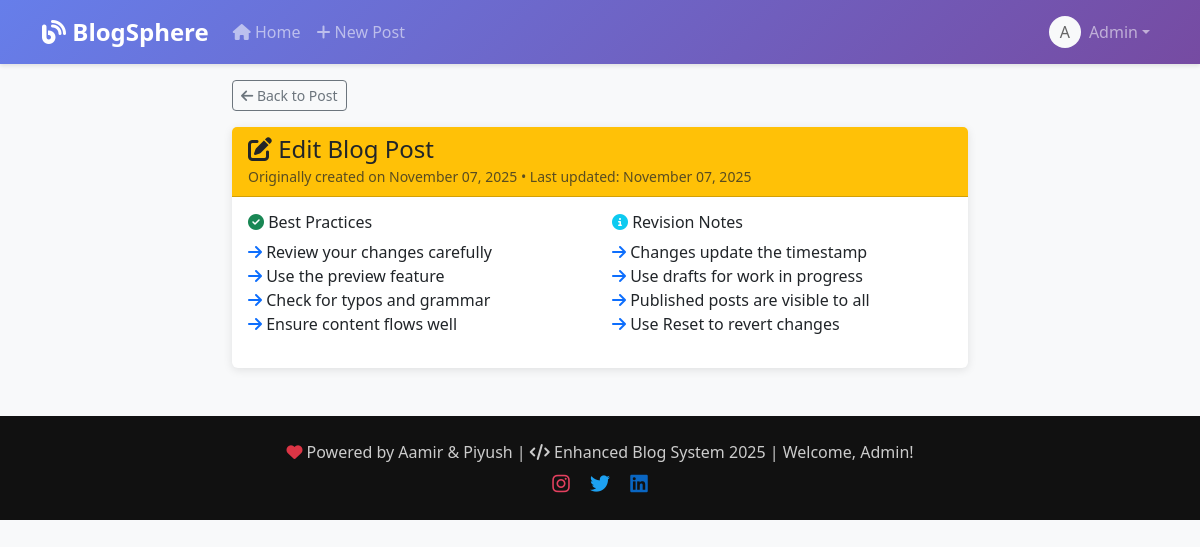
Page /edit/1 (signed in) on the committed database.
### app.py (models this page shows, shortened)
class User(UserMixin, db.Model):
    id = db.Column(db.Integer, primary_key=True)
    username = db.Column(db.String(80), unique=True, nullable=False)
    email = db.Column(db.String(120), unique=True, nullable=False)
    password_hash = db.Column(db.String(120), nullable=False)
    first_name = db.Column(db.String(50), nullable=False)
    last_name = db.Column(db.String(50), nullable=False)
    bio = db.Column(db.Text)
    created_at = db.Column(db.DateTime, default=datetime.utcnow)
    is_active = db.Column(db.Boolean, default=True)
    posts = db.relationship('Post', backref='author', lazy=True, cascade='all, delete-orphan')
    is_admin = db.Column(db.Boolean, nullable=False, default=False)
    def get_full_name(self):
        return f"{self.first_name} {self.last_name}"

class Post(db.Model):
    id = db.Column(db.Integer, primary_key=True)
    title = db.Column(db.String(200), nullable=False)
    content = db.Column(db.Text, nullable=False)
    created_at = db.Column(db.DateTime, default=datetime.utcnow)
    updated_at = db.Column(db.DateTime, default=datetime.utcnow, onupdate=datetime.utcnow)
    user_id = db.Column(db.Integer, db.ForeignKey('user.id'), nullable=False)
    is_published = db.Column(db.Boolean, default=True)

### app.py (the view, shortened to what this page needs)
@app.route('/edit/<int:post_id>', methods=['GET', 'POST'])
@login_required
def edit_post(post_id):
    post = Post.query.get_or_404(post_id)
    if post.user_id != current_user.id:
        flash('You can only edit your own posts!', 'error')
        return redirect(url_for('index'))
    return render_template('edit_post.html', post=post)

### app.py (called while the page is built)
@login_manager.user_loader
def load_user(user_id):
    return User.query.get(int(user_id))

### templates/edit_post.html (shortened to what this page needs)
{% extends "base.html" %}
{% block content %}
<div class="container">
    <div class="row justify-content-center">
        <div class="col-lg-8">
            <div class="mb-3">
                <a href="{{ url_for('view_post', post_id=post.id) }}" class="btn btn-outline-secondary btn-sm">
                    <i class="fas fa-arrow-left"></i> Back to Post
                </a>
            </div>
            <div class="card">
                <div class="card-header bg-warning text-dark">
                    <h4 class="mb-0">
                        <i class="fas fa-edit"></i> Edit Blog Post
                    </h4>
                    <small class="text-muted">
                        Originally created on {{ post.created_at.strftime('%B %d, %Y') }}
                        {% if post.updated_at != post.created_at %}
                        • Last updated: {{ post.updated_at.strftime('%B %d, %Y') }}
                        {% endif %}
                    </small>
                </div>
                <div class="card-body">
                    <div class="row">
                        <div class="col-md-6">
                            <h6><i class="fas fa-check-circle text-success"></i> Best Practices</h6>
                            <ul class="list-unstyled">
                                <li><i class="fas fa-arrow-right text-primary"></i> Review your changes carefully</li>
                                <li><i class="fas fa-arrow-right text-primary"></i> Use the preview feature</li>
                                <li><i class="fas fa-arrow-right text-primary"></i> Check for typos and grammar</li>
                                <li><i class="fas fa-arrow-right text-primary"></i> Ensure content flows well</li>
                            </ul>
                        </div>
                        <div class="col-md-6">
                            <h6><i class="fas fa-info-circle text-info"></i> Revision Notes</h6>
                            <ul class="list-unstyled">
                                <li><i class="fas fa-arrow-right text-primary"></i> Changes update the timestamp</li>
                                <li><i class="fas fa-arrow-right text-primary"></i> Use drafts for work in progress</li>
                                <li><i class="fas fa-arrow-right text-primary"></i> Published posts are visible to all
                                </li>
                                <li><i class="fas fa-arrow-right text-primary"></i> Use Reset to revert changes</li>
                            </ul>
                        </div>
                    </div>
                </div>
            </div>
        </div>
    </div>
</div>
{% endblock %}

### templates/base.html (shortened to what this page needs)
<!DOCTYPE html>
<html lang="en">
<head>
    <link href="https://cdnjs.cloudflare.com/ajax/libs/bootstrap/5.3.0/css/bootstrap.min.css" rel="stylesheet">
    <link href="https://cdnjs.cloudflare.com/ajax/libs/font-awesome/6.4.0/css/all.min.css" rel="stylesheet">
</head>
<body>
    <nav class="navbar navbar-expand-lg navbar-dark">
        <div class="container">
            <a class="navbar-brand" href="{{ url_for('index') }}">
                <i class="fas fa-blog"></i> BlogSphere
            </a>
            <div class="collapse navbar-collapse" id="navbarNav">
                <ul class="navbar-nav me-auto">
                    <li class="nav-item">
                        <a class="nav-link" href="{{ url_for('index') }}">
                            <i class="fas fa-home"></i> Home
                        </a>
                    </li>
                    {% if current_user.is_authenticated %}
                    <li class="nav-item">
                        <a class="nav-link" href="{{ url_for('create_post') }}">
                            <i class="fas fa-plus"></i> New Post
                        </a>
                    </li>
                    {% endif %}
                </ul>
                <ul class="navbar-nav">
                    {% if current_user.is_authenticated %}
                    <li class="nav-item dropdown">
                        <a class="nav-link dropdown-toggle d-flex align-items-center" href="#" id="navbarDropdown"
                            role="button" data-bs-toggle="dropdown">
                            <div class="bg-light rounded-circle d-flex align-items-center justify-content-center me-2"
                                style="width: 32px; height: 32px; color: #666;">
                                {{ current_user.first_name[0].upper() }}
                            </div>
                            {{ current_user.first_name }}
                        </a>
                    </li>
                    {% endif %}
                </ul>
            </div>
        </div>
    </nav>
    <main class="fade-in">
        {% block content %}{% endblock %}
    </main>
    <footer class="footer mt-5 py-4" style="background-color: #111; color: #ccc; text-align: center;">
    <div class="container text-center">
        <p class="mb-0">
            <i class="fas fa-heart text-danger"></i>
            Powered by Aamir & Piyush |
            <i class="fas fa-code"></i>
            Enhanced Blog System 2025
            {% if current_user.is_authenticated %}
            | Welcome, {{ current_user.first_name }}!
            {% endif %}
        </p>
    </div>
    <div class="mt-2">
        <a href="https://www.instagram.com/aamir_._10/" target="_blank" class="mx-2" style="color: #E4405F; text-decoration: none;">
            <i class="fab fa-instagram fa-lg"></i>
        </a>
        <a href="https://x.com/AamirNeyazi" target="_blank" class="mx-2" style="color: #1DA1F2; text-decoration: none;">
            <i class="fab fa-twitter fa-lg"></i>
        </a>
        <a href="https://www.linkedin.com/in/aamirneyazi/" target="_blank" class="mx-2" style="color: #0A66C2; text-decoration: none;">
            <i class="fab fa-linkedin fa-lg"></i>
        </a>
    </div>
</footer>
</body>
</html>

### templates/base.html (style rules this page uses)
body { background-color: #f8f9fa; font-family: 'Segoe UI', Tahoma, Geneva, Verdana, sans-serif; }
.navbar { background: linear-gradient(135deg, #667eea 0%, #764ba2 100%); box-shadow: 0 2px 4px rgba(0, 0, 0, 0.1); }
.navbar-brand { font-weight: bold; font-size: 1.5rem; }
.card { border: none; box-shadow: 0 2px 10px rgba(0, 0, 0, 0.1); transition: transform 0.2s ease-in-out; }
.footer { background-color: #343a40; color: white; margin-top: 50px; }
.fade-in { animation: fadeIn 0.5s ease-in; }

### rows in the picture
User: first_name "A", first_name "Admin"
Post: created_at "November 07, 2025", updated_at "November 07, 2025"
